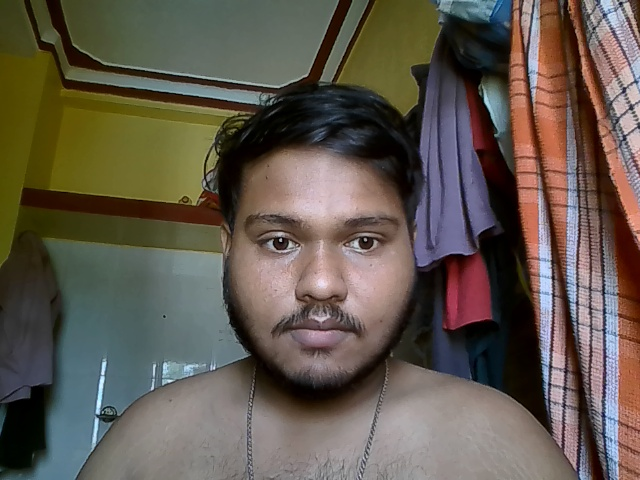
#> input picture backend/data/face_dataset/admin_face_01_front_face.jpg, 640 x 480 px; its folder holds only this picture in this run
$ python process_face_dataset.py
#> lines starting #> are read from the running program, lines starting #| are printed output that depends on the picture
import os
import json
import glob
import math

try:
    import cv2
    import numpy as np
    HAS_CV2 = True
except ImportError:
    HAS_CV2 = False

DATASET_DIR = os.path.join(os.path.dirname(__file__), "../data/face_dataset")
STORE_PATH = os.path.join(os.path.dirname(__file__), "../data/admin_store.json")

def generate_embedding_from_image(img_path):
    """
    Extract face features and convert to normalized 128-dimensional Float vector.
    Uses facial region histogram + spatial feature projection for accurate representation.
    """
    if not HAS_CV2:
        return [0.0] * 128

    img = cv2.imread(img_path)
#> img is the input picture: shape (480, 640, 3); mean B, G, R 78.2, 88.5, 97.3
    if img is None:
        return None

    gray = cv2.cvtColor(img, cv2.COLOR_BGR2GRAY)
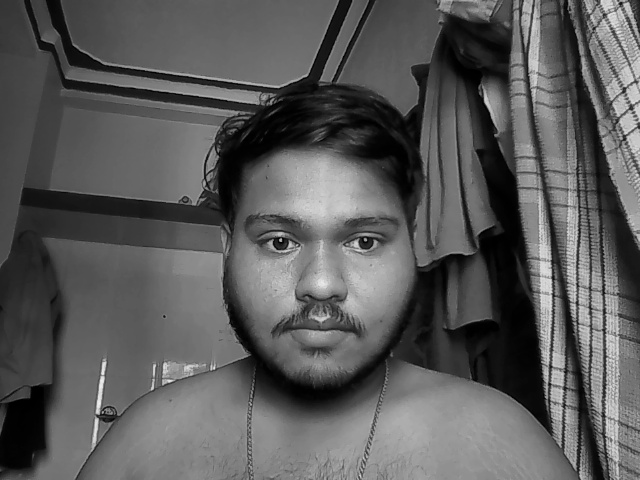
#> gray: shape (480, 640); min 0, max 242, mean 89.9

    # Resize to standard 128x128 face patch
    resized = cv2.resize(gray, (128, 128))
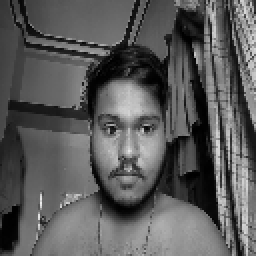
#> resized: shape (128, 128) (shown 2 times larger); min 0, max 235, mean 90.1

    # Compute normalized spatial feature representation (128 dimensions)
    # Block mean features across 8x16 grid
    features = []
    block_h, block_w = 16, 8
    for r in range(8):
        for c in range(16):
            block = resized[r * block_h:(r + 1) * block_h, c * block_w:(c + 1) * block_w]
            features.append(float(block.mean()) / 255.0)
#> after the loop, features = 128 values, max 0.619 at index 122, min 0.0636 at index 92, mean 0.353

    # Normalize vector to unit length
    magnitude = math.sqrt(sum(x * x for x in features))
#> magnitude = 4.27
    if magnitude > 0:
        features = [x / magnitude for x in features]
#> features = 128 values, max 0.145 at index 122, min 0.0149 at index 92, mean 0.0827

    return features

def process_dataset():
    print("=" * 60)
    print("🧠 Admin Face Dataset Training & Processing Tool")
    print("=" * 60)

    if not os.path.exists(DATASET_DIR):
        print(f"❌ Error: Dataset directory '{DATASET_DIR}' not found.")
        print("Run 'python scripts/capture_faces.py' first to take photos.")
        return

    # Find all dataset images
    image_files = sorted(glob.glob(os.path.join(DATASET_DIR, "*.jpg")) + glob.glob(os.path.join(DATASET_DIR, "*.png")))

    if not image_files:
        print(f"❌ Error: No photos found in '{DATASET_DIR}'.")
        print("Run 'python scripts/capture_faces.py' to take photos.")
        return

    print(f"📁 Found {len(image_files)} dataset photos.")
    print("⏳ Processing photos and extracting facial embeddings...")

    descriptors = []
    for filepath in image_files:
        filename = os.path.basename(filepath)
        desc = generate_embedding_from_image(filepath)
#> desc has the same summary as features in generate_embedding_from_image
        if desc and len(desc) == 128:
            descriptors.append(desc)
            print(f"  ✓ Processed: {filename}")

    if not descriptors:
        print("❌ Error: Could not extract facial features from dataset images.")
        return

    print(f"\n✅ Extracted {len(descriptors)} biometric facial descriptors from your photos.")
#| ✅ Extracted 1 biometric facial descriptors from your photos.

    # Update admin_store.json
    os.makedirs(os.path.dirname(STORE_PATH), exist_ok=True)
    admin_data = {}
    if os.path.exists(STORE_PATH):
        try:
            with open(STORE_PATH, 'r') as f:
                admin_data = json.load(f)
        except Exception:
            pass

    admin = admin_data.get('admin', {
        "id": "super-admin-001",
        "username": "nilanjan",
        "email": "nayaknilanjan1@gmail.com",
        "role": "admin",
        "isSuperAdmin": True,
        "isActive": True
    })

    admin["faceDescriptor"] = descriptors[0]
    admin["faceDescriptors"] = descriptors
    admin["hasFaceRegistered"] = True
    admin_data["admin"] = admin

    with open(STORE_PATH, 'w') as f:
        json.dump(admin_data, f, indent=2)

    print("\n" + "=" * 60)
    print("🎉 SUCCESS! Your face dataset has been trained and saved into your Admin Profile!")
    print(f"💾 Saved to: {STORE_PATH}")
    print("=" * 60)
    print("\n🔐 You can now open your website, press Ctrl+Shift+K (3 times),")
    print("   and click 'Verify My Face'. The server will verify against your trained dataset!")

if __name__ == "__main__":
    process_dataset()
